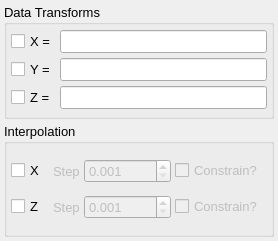
<?xml version="1.0" encoding="UTF-8"?>
<ui version="4.0">
 <class>TransformWindow</class>
 <widget class="QWidget" name="TransformWindow">
  <property name="geometry">
   <rect>
    <x>0</x>
    <y>0</y>
    <width>278</width>
    <height>241</height>
   </rect>
  </property>
  <property name="sizePolicy">
   <sizepolicy hsizetype="Minimum" vsizetype="Minimum">
    <horstretch>0</horstretch>
    <verstretch>0</verstretch>
   </sizepolicy>
  </property>
  <property name="font">
   <font>
    <pointsize>10</pointsize>
   </font>
  </property>
  <property name="windowTitle">
   <string>Transform</string>
  </property>
  <property name="windowIcon">
   <iconset resource="icons.qrc">
    <normaloff>:/uchroma/icons/windows_transform.svg</normaloff>:/uchroma/icons/windows_transform.svg</iconset>
  </property>
  <layout class="QVBoxLayout" name="verticalLayout">
   <property name="spacing">
    <number>4</number>
   </property>
   <property name="margin">
    <number>4</number>
   </property>
   <item>
    <widget class="QGroupBox" name="TransformGroup">
     <property name="title">
      <string>Data Transforms</string>
     </property>
     <layout class="QHBoxLayout" name="horizontalLayout_3">
      <property name="spacing">
       <number>4</number>
      </property>
      <property name="margin">
       <number>4</number>
      </property>
      <item>
       <layout class="QGridLayout" name="gridLayout">
        <property name="spacing">
         <number>4</number>
        </property>
        <item row="0" column="1">
         <widget class="QLineEdit" name="TransformXEquationEdit"/>
        </item>
        <item row="2" column="0">
         <widget class="QCheckBox" name="TransformZCheck">
          <property name="text">
           <string>Z =</string>
          </property>
         </widget>
        </item>
        <item row="2" column="1">
         <widget class="QLineEdit" name="TransformZEquationEdit"/>
        </item>
        <item row="1" column="1">
         <widget class="QLineEdit" name="TransformYEquationEdit"/>
        </item>
        <item row="0" column="0">
         <widget class="QCheckBox" name="TransformXCheck">
          <property name="text">
           <string>X =</string>
          </property>
         </widget>
        </item>
        <item row="1" column="0">
         <widget class="QCheckBox" name="TransformYCheck">
          <property name="text">
           <string>Y =</string>
          </property>
         </widget>
        </item>
       </layout>
      </item>
     </layout>
    </widget>
   </item>
   <item>
    <widget class="QGroupBox" name="InterpolationGroup">
     <property name="title">
      <string>Interpolation</string>
     </property>
     <layout class="QVBoxLayout" name="verticalLayout_25">
      <property name="spacing">
       <number>4</number>
      </property>
      <property name="margin">
       <number>4</number>
      </property>
      <item>
       <layout class="QGridLayout" name="gridLayout_13">
        <property name="spacing">
         <number>4</number>
        </property>
        <item row="0" column="0">
         <widget class="QCheckBox" name="TransformXInterpolateCheck">
          <property name="text">
           <string>X</string>
          </property>
         </widget>
        </item>
        <item row="0" column="1">
         <widget class="QWidget" name="TransformXInterpolateOptions" native="true">
          <property name="enabled">
           <bool>false</bool>
          </property>
          <layout class="QHBoxLayout" name="horizontalLayout_27">
           <property name="spacing">
            <number>4</number>
           </property>
           <property name="margin">
            <number>4</number>
           </property>
           <item>
            <widget class="QLabel" name="label_37">
             <property name="text">
              <string>Step</string>
             </property>
            </widget>
           </item>
           <item>
            <widget class="QDoubleSpinBox" name="TransformXInterpolateStepSpin">
             <property name="sizePolicy">
              <sizepolicy hsizetype="Expanding" vsizetype="Fixed">
               <horstretch>0</horstretch>
               <verstretch>0</verstretch>
              </sizepolicy>
             </property>
             <property name="decimals">
              <number>3</number>
             </property>
             <property name="minimum">
              <double>0.001000000000000</double>
             </property>
             <property name="singleStep">
              <double>0.010000000000000</double>
             </property>
             <property name="value">
              <double>0.001000000000000</double>
             </property>
            </widget>
           </item>
           <item>
            <widget class="QCheckBox" name="TransformXInterpolateConstrainCheck">
             <property name="toolTip">
              <string>If selected, a constrained spline fit will be performed, resulting in more correct reproduction of rapidly-varying data</string>
             </property>
             <property name="text">
              <string>Constrain?</string>
             </property>
            </widget>
           </item>
          </layout>
         </widget>
        </item>
        <item row="1" column="1">
         <widget class="QWidget" name="TransformZInterpolateOptions" native="true">
          <property name="enabled">
           <bool>false</bool>
          </property>
          <layout class="QHBoxLayout" name="horizontalLayout_29">
           <property name="spacing">
            <number>4</number>
           </property>
           <property name="margin">
            <number>4</number>
           </property>
           <item>
            <widget class="QLabel" name="label_39">
             <property name="text">
              <string>Step</string>
             </property>
            </widget>
           </item>
           <item>
            <widget class="QDoubleSpinBox" name="TransformZInterpolateStepSpin">
             <property name="sizePolicy">
              <sizepolicy hsizetype="Expanding" vsizetype="Fixed">
               <horstretch>0</horstretch>
               <verstretch>0</verstretch>
              </sizepolicy>
             </property>
             <property name="decimals">
              <number>3</number>
             </property>
             <property name="minimum">
              <double>0.001000000000000</double>
             </property>
             <property name="singleStep">
              <double>0.010000000000000</double>
             </property>
             <property name="value">
              <double>0.001000000000000</double>
             </property>
            </widget>
           </item>
           <item>
            <widget class="QCheckBox" name="TransformZInterpolateConstrainCheck">
             <property name="toolTip">
              <string>If selected, a constrained spline fit will be performed, resulting in more correct reproduction of rapidly-varying data</string>
             </property>
             <property name="text">
              <string>Constrain?</string>
             </property>
            </widget>
           </item>
          </layout>
         </widget>
        </item>
        <item row="1" column="0">
         <widget class="QCheckBox" name="TransformZInterpolateCheck">
          <property name="text">
           <string>Z</string>
          </property>
         </widget>
        </item>
       </layout>
      </item>
     </layout>
    </widget>
   </item>
  </layout>
 </widget>
 <tabstops>
  <tabstop>TransformXCheck</tabstop>
  <tabstop>TransformXEquationEdit</tabstop>
  <tabstop>TransformYCheck</tabstop>
  <tabstop>TransformYEquationEdit</tabstop>
  <tabstop>TransformZCheck</tabstop>
  <tabstop>TransformZEquationEdit</tabstop>
  <tabstop>TransformXInterpolateCheck</tabstop>
  <tabstop>TransformXInterpolateStepSpin</tabstop>
  <tabstop>TransformXInterpolateConstrainCheck</tabstop>
  <tabstop>TransformZInterpolateCheck</tabstop>
  <tabstop>TransformZInterpolateStepSpin</tabstop>
  <tabstop>TransformZInterpolateConstrainCheck</tabstop>
 </tabstops>
 <resources>
  <include location="icons.qrc"/>
 </resources>
 <connections/>
</ui>
